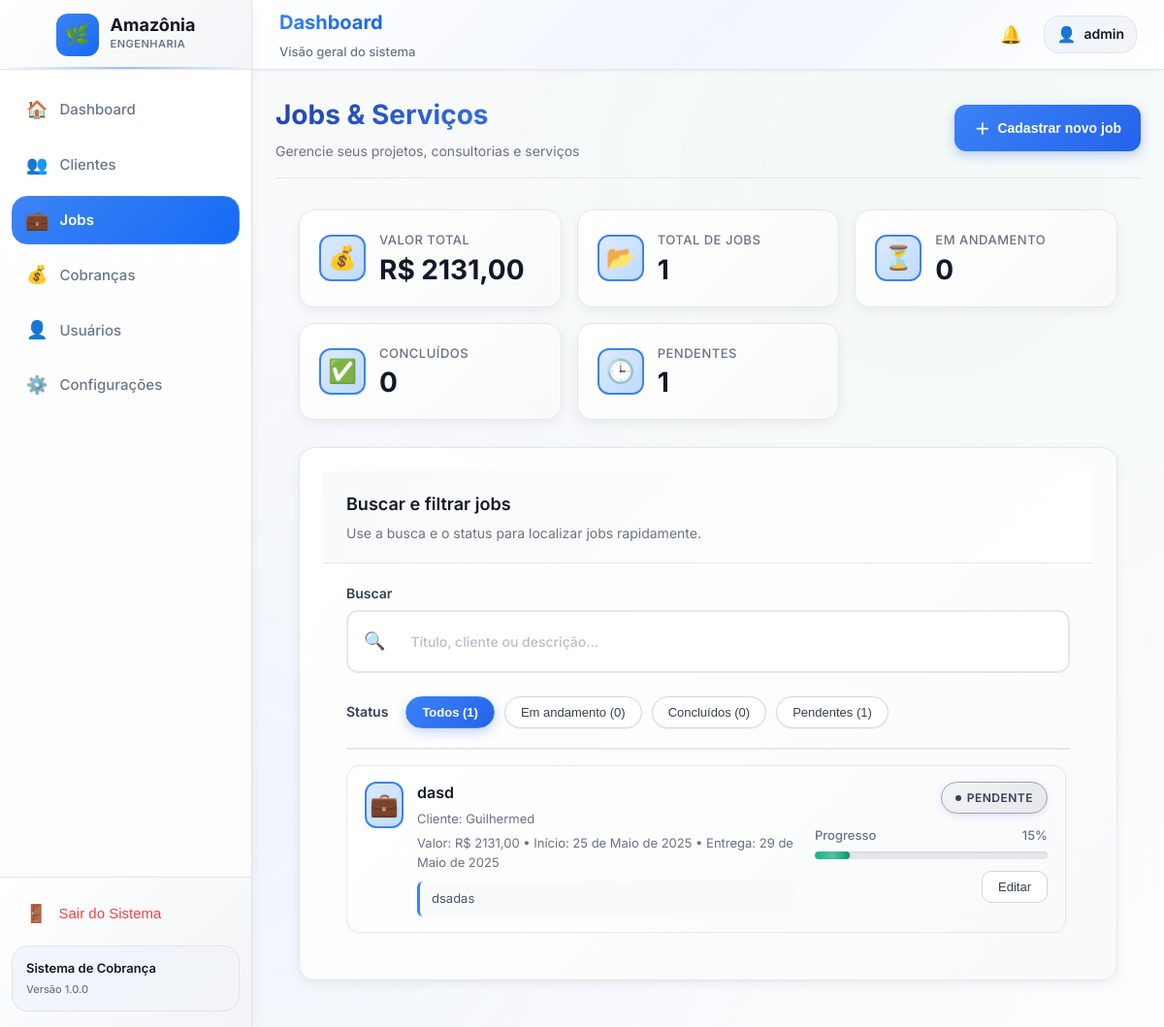
Page /jobs/ (signed in) on the earlier database version.
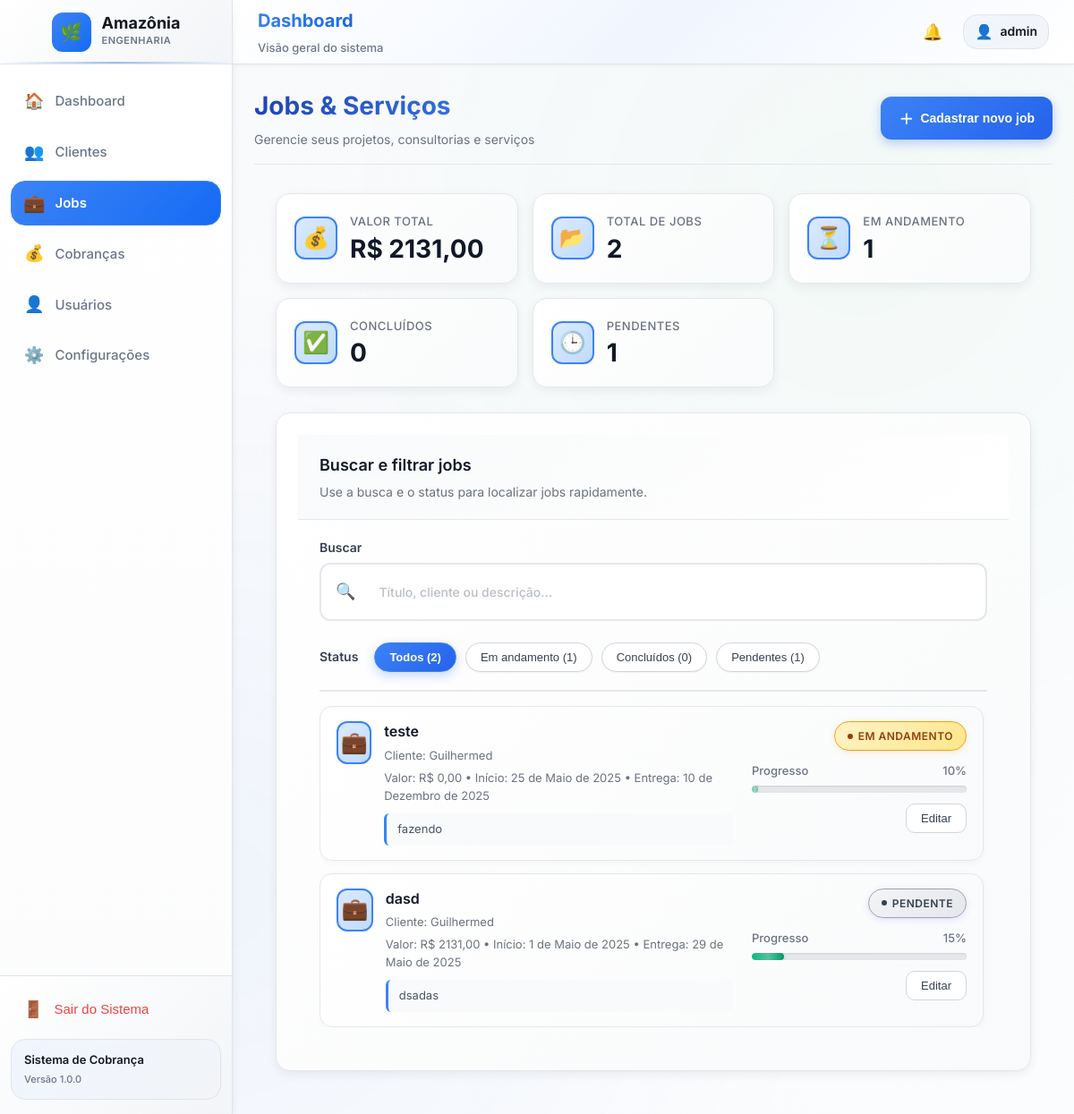
Same page on the later database version.
### app_financeiro/models.py (models this page shows, shortened)
class Job(models.Model):
    STATUS_CHOICES = [
        ("pendente", "Pendente"),
        ("em_andamento", "Em andamento"),
        ("concluido", "Concluído"),
    ]
    title = models.CharField("Título", max_length=255)
    client = models.ForeignKey(
        Client,
        verbose_name="Cliente",
        on_delete=models.PROTECT,
        related_name="jobs",
    )
    value = models.DecimalField("Valor", max_digits=12, decimal_places=2, default=0)
    start_date = models.DateField("Data de início")
    delivery_date = models.DateField("Data de entrega")
    status = models.CharField(
        "Status",
        max_length=20,
        choices=STATUS_CHOICES,
        default="pendente",
    )
    progress = models.PositiveIntegerField("Progresso (%)", default=0)
    description = models.TextField("Descrição", blank=True)
    created_at = models.DateTimeField("Criado em", auto_now_add=True)
    updated_at = models.DateTimeField("Atualizado em", auto_now=True)
    class Meta:
        ordering = ["-start_date", "title"]

class Client(models.Model):
    TYPE_CHOICES = [
        ('CPF', 'CPF'),
        ('CNPJ', 'CNPJ'),
    ]
    name = models.CharField(max_length=255)
    document = models.CharField(max_length=32, blank=True)
    type = models.CharField(max_length=4, choices=TYPE_CHOICES, default='CPF')
    email = models.EmailField(blank=True, null=True)
    phone = models.CharField(max_length=32, blank=True, null=True)
    address = models.TextField(blank=True)
    notes = models.TextField(blank=True)
    is_active = models.BooleanField(default=True)
    created_at = models.DateTimeField(auto_now_add=True)
    updated_at = models.DateTimeField(auto_now=True)
    def __str__(self):
        return self.name
    class Meta:
        ordering = ['name']

### app_financeiro/views.py (the view)
# urls.py: path('jobs/', views.jobs, name='jobs'),
@login_required
def jobs(request):
    if request.method == "POST":
        form = JobForm(request.POST)
        if form.is_valid():
            form.save()
            messages.success(request, "Job cadastrado com sucesso!")
            return redirect("jobs")
    else:
        form = JobForm()
    q = (request.GET.get("q") or "").strip()
    status = request.GET.get("status") or "todos"
    base_qs = Job.objects.select_related("client").all()
    if q:
        base_qs = base_qs.filter(
            Q(title__icontains=q)
            | Q(description__icontains=q)
            | Q(client__name__icontains=q)
        )
    if status in ["pendente", "em_andamento", "concluido"]:
        base_qs = base_qs.filter(status=status)
    jobs_qs = base_qs.order_by("-start_date", "title")
    total_count = Job.objects.count()
    andamento_count = Job.objects.filter(status="em_andamento").count()
    concluido_count = Job.objects.filter(status="concluido").count()
    pendente_count = Job.objects.filter(status="pendente").count()
    valor_total = Job.objects.aggregate(total=Sum('value'))['total'] or Decimal('0.00')
    clients = Client.objects.filter(is_active=True).order_by("name")
    context = get_base_context(request)
    context.update({
        "page_title": "Jobs",
        "form": form,
        "jobs": jobs_qs,
        "total_count": total_count,
        "andamento_count": andamento_count,
        "concluido_count": concluido_count,
        "pendente_count": pendente_count,
        "valor_total": valor_total,
        "search_query": q,
        "current_status": status,
        "clients": clients,
    })
    return render(request, "jobs/jobs.html", context)

### app_financeiro/views.py (called while the page is built)
def get_base_context(request):
    context = {}
    if request.user.is_authenticated:
        unread_notifications = Notification.objects.filter(
            user=request.user,
            is_read=False
        )
        context['unread_count'] = unread_notifications.count()
        context['recent_notifications'] = Notification.objects.filter(
            user=request.user
        )[:5]
    return context

### templates/jobs/jobs.html (shortened to what the changed rows need)
{% extends "components/layout.html" %}
{% load static %}
{% block extra_head %}
  <link rel="stylesheet" href="{% static 'css/clientes.css' %}">
  <link rel="stylesheet" href="{% static 'css/jobs.css' %}">
{% endblock %}
{% block content %}
<div class="page jobs-page">
  <div class="top-row">
    <div class="top-row-main">
      <h1>Jobs & Serviços</h1>
    </div>
  </div>
  <div class="jobs-layout">
    <section class="jobs-stats">
      <div class="card jobs-stat-card">
        <div class="jobs-stat-main">
          <div>
            <p class="jobs-stat-label">Total de Jobs</p>
            <p class="jobs-stat-value">{{ total_count }}</p>
          </div>
        </div>
      </div>
      <div class="card jobs-stat-card">
        <div class="jobs-stat-main">
          <div>
            <p class="jobs-stat-label">Em andamento</p>
            <p class="jobs-stat-value">{{ andamento_count }}</p>
          </div>
        </div>
      </div>
    </section>
    <section class="card jobs-filters">
      <div class="card-content">
        <form method="get" class="filters-form">
          <div class="filters-status">
            <span class="filters-status-label">Status</span>
            {% with status=current_status|default:"todos" %}
            <button type="submit" name="status" value="todos"
              class="btn btn-chip {% if status == 'todos' %}is-active{% endif %}">
              Todos ({{ total_count }})
            </button>
            <button type="submit" name="status" value="em_andamento"
              class="btn btn-chip {% if status == 'em_andamento' %}is-active{% endif %}">
              Em andamento ({{ andamento_count }})
            </button>
            <button type="submit" name="status" value="concluido"
              class="btn btn-chip {% if status == 'concluido' %}is-active{% endif %}">
              Concluídos ({{ concluido_count }})
            </button>
            <button type="submit" name="status" value="pendente"
              class="btn btn-chip {% if status == 'pendente' %}is-active{% endif %}">
              Pendentes ({{ pendente_count }})
            </button>
            {% endwith %}
          </div>
        </form>
        <div class="jobs-inline-wrapper">
          {% if jobs %}
          <ul class="jobs-inline-list">
            {% for job in jobs %}
            <li class="job-inline-item">
              <div class="job-inline-main">
                <div class="job-avatar">
                  <span>💼</span>
                </div>
                <div class="job-inline-text">
                  <span class="job-inline-title">{{ job.title }}</span>
                  <span class="job-inline-sub">
                    Cliente: {{ job.client.name }}
                  </span>
                  <span class="job-inline-sub">
                    Valor: R$ {{ job.value }} • Início: {{ job.start_date }} •
                    Entrega: {{ job.delivery_date }}
                  </span>
                  {% if job.description %}
                  <span class="job-inline-sub job-inline-desc">
                    {{ job.description }}
                  </span>
                  {% endif %}
                </div>
              </div>
              <div class="job-inline-status">
                {% if job.status == 'concluido' %}
                <span class="status-badge status-paid">Concluído</span>
                {% elif job.status == 'em_andamento' %}
                <span class="status-badge status-pending">Em andamento</span>
                {% else %}
                <span class="status-badge status-neutral">Pendente</span>
                {% endif %}
                {% if job.status != 'concluido' %}
                <div class="job-progress">
                  <div class="job-progress-top">
                    <span>Progresso</span>
                    <span>{{ job.progress }}%</span>
                  </div>
                  <div class="job-progress-bar">
                    <div class="job-progress-fill" style="width: {{ job.progress|default:0 }}%;"></div>
                  </div>
                </div>
                {% endif %}
                <div class="job-inline-actions">
                  <button type="button" class="btn-outline-sm js-open-job-edit" data-id="{{ job.id }}"
                    data-title="{{ job.title|escapejs }}" data-client-id="{{ job.client.id }}"
                    data-value="{{ job.value|default_if_none:'' }}" data-status="{{ job.status }}"
                    data-start-date="{{ job.start_date|date:'Y-m-d' }}"
                    data-delivery-date="{{ job.delivery_date|date:'Y-m-d' }}"
                    data-progress="{{ job.progress|default_if_none:0 }}"
                    data-description="{{ job.description|default_if_none:''|escapejs }}">
                    Editar
                  </button>
                </div>
              </div>
            </li>
            {% endfor %}
          </ul>
          {% endif %}
        </div>
      </div>
    </section>
  </div>
</div>
{% endblock %}

Differences in the rows shown:
added Job: title "teste", client.name "Guilhermed", value "0,00", start_date "25 de Maio de 2025", delivery_date "10 de Dezembro de 2025", description "fazendo", status "EM ANDAMENTO", progress "10"
changed Job "dasd": start_date "25 de Maio de 2025" → "1 de Maio de 2025"
Other differences:
{{ total_count }}: "1" → "2"
{{ andamento_count }}: "0" → "1"
